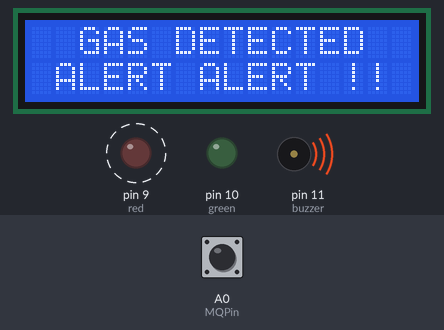
Bench run of a sketch on a simulated Arduino Uno, built with avr-gcc and run on an emulated ATmega328P. Parts: 16×2 character LCD, output pins drawn as LEDs (lit = HIGH), buzzer (waves = sounding, pin HIGH). Dashed ring = blinking. The test bench sets the inputs (shaded band); at power-on: A0 (MQPin) HIGH.

Above: at 2.2 s.
2.3 s: A0 (MQPin) pulled LOW for 1 s
At 2.99 s:
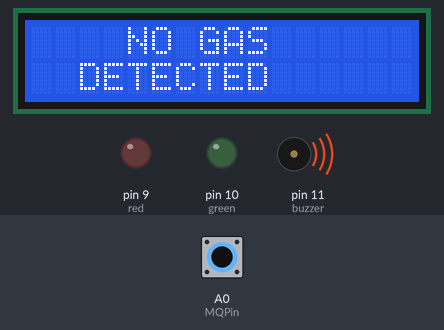
At 3.4 s:
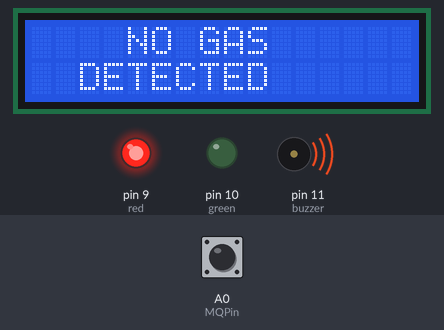
5.0 s: A0 (MQPin) pulled LOW for 3.2 s
At 6.3 s:
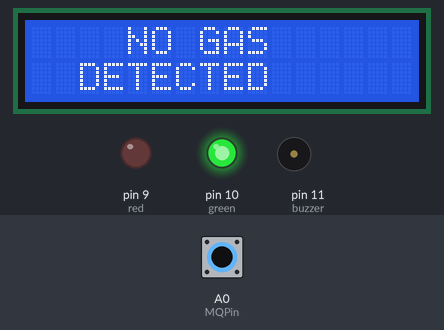
Timing chart, 0 to 15.9 s (numbered marks = the images above; inputs shaded):
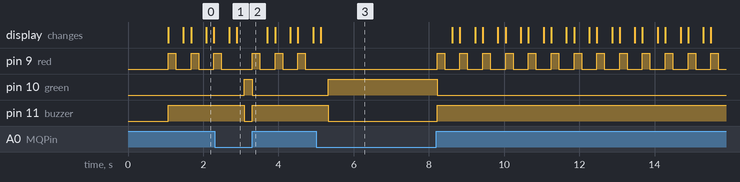

Measured:
- after the input at 2.3 s, pin 10 (green): LOW → HIGH after 0.80 s, → LOW 0.21 s later; pin 11 (buzzer): HIGH → LOW after 0.80 s, → HIGH 0.21 s later; the display: first differs from a run without the input after 0.60 s (image 1)
- after the input at 5.0 s, pin 10 (green): LOW → HIGH after 0.33 s, → LOW 2.9 s later; pin 11 (buzzer): HIGH → LOW after 0.33 s, → HIGH 2.9 s later; the display: changes after 0.13 s (image 3)

The sketch:

code.ino
```cpp
#include <LiquidCrystal.h>

LiquidCrystal lcd(2, 3, 4, 5, 6, 7);

#define MQPin A0
#define red 9
#define green 10
#define buzzer 11

void setup() {
   lcd.begin(16, 2);
   pinMode(MQPin, INPUT_PULLUP);
   pinMode(red, OUTPUT);
   pinMode(green, OUTPUT);
   pinMode(buzzer, OUTPUT);
    lcd.setCursor(0, 0);
    lcd.print("   GAS LEAKAGE  ");
    lcd.setCursor(0, 1);
    lcd.print(" DETECTOR - EIF ");
    delay(1000);
    lcd.clear();
}

void loop() {

int gas_value = digitalRead(MQPin);

if(gas_value==HIGH)
{
digitalWrite(green, LOW);
digitalWrite(buzzer, HIGH);
ledon();
lcdon();

}
else
{
lcdoff();
ledoff();
}

}

void ledon()
{
digitalWrite(red, HIGH);
  delay(200);
  digitalWrite(red, LOW);
  delay(200);
}

void ledoff()
{
digitalWrite(red, LOW);
digitalWrite(green, HIGH);
digitalWrite(buzzer, LOW);
}


void lcdon()
{
  lcd.setCursor(0, 0);
  lcd.print("  GAS DETECTED  ");
  lcd.setCursor(0, 1);
  lcd.print(" ALERT ALERT !! ");
  delay(200);
  lcd.clear();
}

void lcdoff()
{
  lcd.clear();
  lcd.setCursor(0, 0);
  lcd.print("    NO GAS     ");
  lcd.setCursor(0, 1);
  lcd.print("  DETECTED     ");
  delay(200);
}
```
